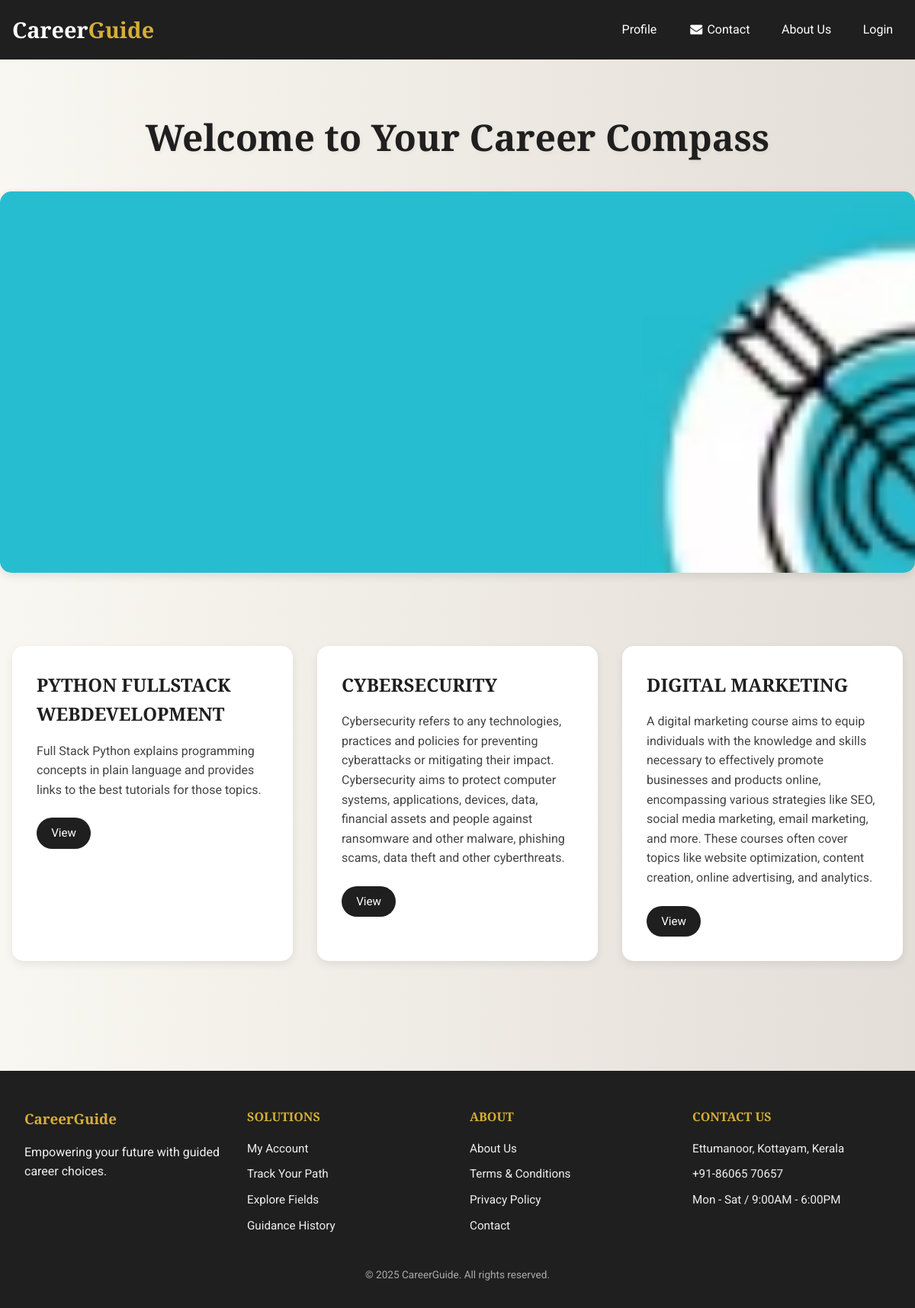
The app's page /index, older data.
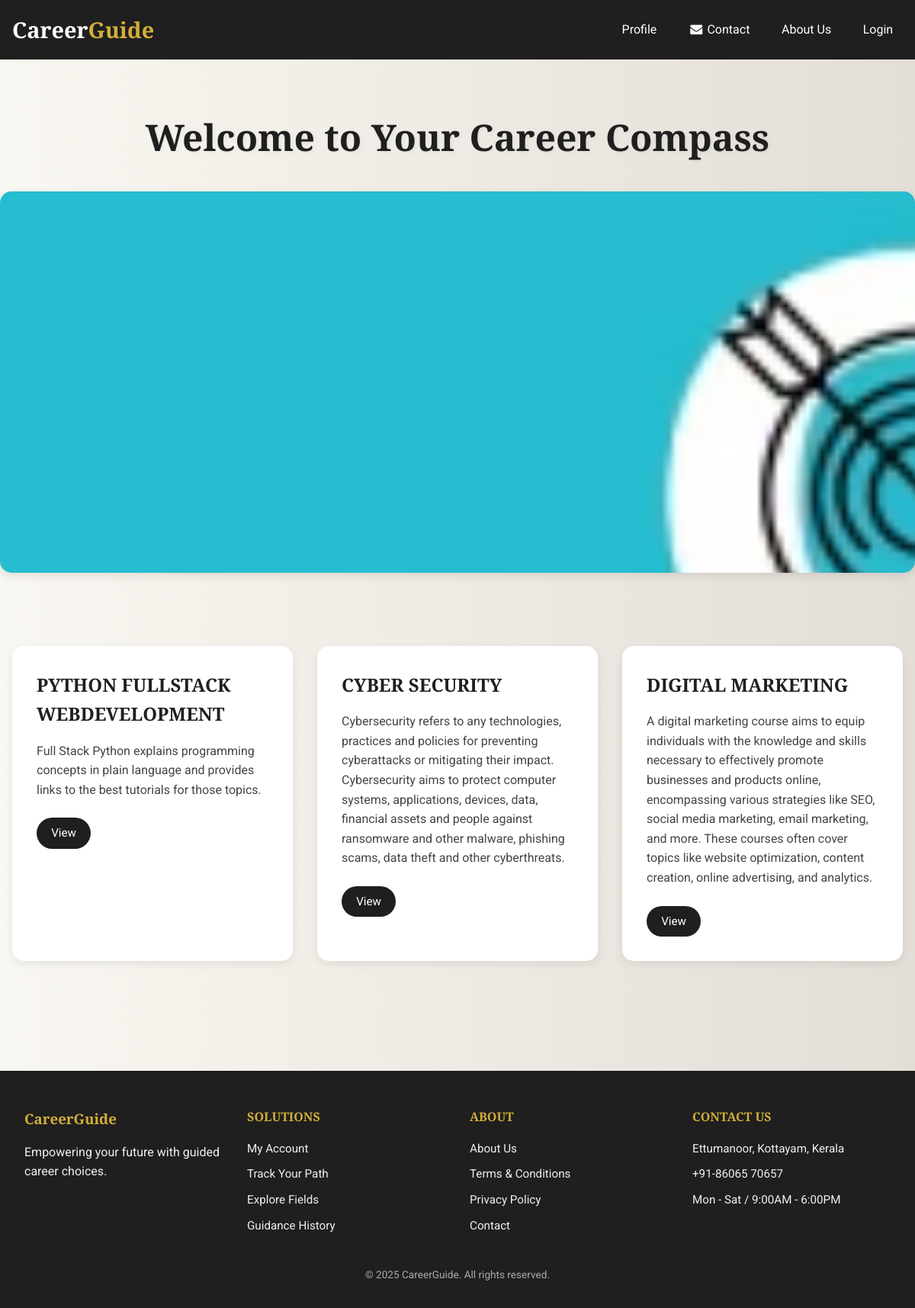
The same page, newer data.
### project_app/models.py (models this page shows)
class Career(models.Model):
      INTERESTED_CHOICES = [
        ('Job', 'Job'),
        ('Study', 'Study'),
    ]
      qualification=models.ForeignKey(Qualification, on_delete=models.CASCADE)
      subject = models.ForeignKey(Subject, on_delete=models.CASCADE)
      title = models.CharField(max_length=100)
      description = models.TextField()
      maindescription = models.TextField()
      interested = models.CharField(max_length=20, choices=INTERESTED_CHOICES, null=True, blank=True)

### project_app/views.py (the view)
# urls.py: path('index',views.index,name='index'),
def index(request):
    if request.user.is_authenticated:
        try:
            filter = UserCareerFilter.objects.get(user=request.user)
            careers = Career.objects.filter(
                qualification=filter.qualification,
                subject=filter.subject,
                interested=filter.interested
            )
        except UserCareerFilter.DoesNotExist:
            return redirect('userform')  # force them to fill filter form
    else:
        careers = Career.objects.all()  # for anonymous users or no login
    return render(request, "index.html", {"careers": careers})

### templates/index.html (shortened to what this page needs)
{% load static %}
<!DOCTYPE html>
<html lang="en">
<head>
    <link rel="stylesheet" href="{% static 'css/index.css' %}">
    <link rel="stylesheet" href="https://cdnjs.cloudflare.com/ajax/libs/font-awesome/4.7.0/css/font-awesome.min.css">
</head>
<body>
    <nav>
        <div class="container nav-container">
            <div class="logo">Career<span>Guide</span></div>
            <div class="nav-links">
                <a href="{% url 'profile' %}" title="Profile">Profile</a>
                <a href="{% url 'contact' %}" title="Contact"><i class="fa fa-fw fa-envelope"></i> Contact</a>
                <a href="{% url 'about' %}" title="About">About Us</a>
                {% if user.is_authenticated %}
                <a href="{% url 'logout' %}" title="Logout">Logout</a>
                {% else %}
                <a href="{% url 'userlogin' %}" title="Login">Login</a>
                {% endif %}
            </div>
        </div>
    </nav>
    <main>
        <h1>Welcome to Your Career Compass</h1>
    </main>
    <div class="carousel-container">
        <div class="carousel">
            <img src="{% static 'images/caro3.avif' %}" alt="Career journey">
        </div>
    </div>
    <div class="courses-container">
        {% for career in careers %}
        <div class="course-card">
            <h2>{{ career.title }}</h2>
            <p>{{ career.description }}</p>
            <div class="course-actions">
                <a href="{% url 'details' career.id %}" class="btn">View</a>
            </div>
        </div>
        {% endfor %}
    </div>
    <footer class="footer">
        <div class="container">
            <div class="footer-container">
                <div class="foot-column">
                    <h3>CareerGuide</h3>
                    <p>Empowering your future with guided career choices.</p>
                </div>
                <div class="foot-column">
                    <h4>SOLUTIONS</h4>
                    <ul>
                        <li>My Account</li>
                        <li>Track Your Path</li>
                        <li>Explore Fields</li>
                        <li>Guidance History</li>
                    </ul>
                </div>
                <div class="foot-column">
                    <h4>ABOUT</h4>
                    <ul>
                        <li>About Us</li>
                        <li>Terms & Conditions</li>
                        <li>Privacy Policy</li>
                        <li>Contact</li>
                    </ul>
                </div>
                <div class="foot-column">
                    <h4>CONTACT US</h4>
                    <ul>
                        <li>Ettumanoor, Kottayam, Kerala</li>
                        <li>+91-86065 70657</li>
                        <li>Mon - Sat / 9:00AM - 6:00PM</li>
                    </ul>
                </div>
            </div>
            <div class="footer-bottom">
                <p>© 2025 CareerGuide. All rights reserved.</p>
            </div>
        </div>
    </footer>
</body>
</html>

### static/css/index.css (style rules this page uses)
* { margin: 0; padding: 0; box-sizing: border-box; }
body { font-family: 'Roboto', sans-serif; background: linear-gradient(to right, #f9f7f1, #e3ded7); color: #1f1f1f; line-height: 1.6; }
.container { max-width: 1200px; margin: 0 auto; padding: 0 1rem; }
nav { background-color: #1f1f1f; padding: 1rem 0; }
.nav-container { display: flex; justify-content: space-between; align-items: center; }
.logo { font-family: 'Playfair Display', serif; font-size: 1.8rem; color: #fff; font-weight: bold; }
.logo span { color: #d4af37; }
.nav-links { display: flex; gap: 1rem; }
.nav-links a { color: white; text-decoration: none; font-size: 1rem; padding: 0.3rem 0.8rem; transition: color 0.3s ease; }
h1 { text-align: center; margin-top: 4rem; font-size: 3rem; color: #1f1f1f; font-family: 'Playfair Display', serif; font-weight: 600; text-shadow: 2px 2px 5px rgba(0,0,0,0.05); }
.carousel-container { width: 100%; max-width: 1200px; margin: 2rem auto; overflow: hidden; border-radius: 15px; box-shadow: 0 4px 12px rgba(0, 0, 0, 0.1); height: 500px; }
.carousel { display: flex; animation: slide 25s infinite ease-in-out; width: calc(100% * 5); }
.carousel img { width: 100%; height: 500px; object-fit: cover; flex-shrink: 0; transition: transform 0.5s ease; }
.courses-container { display: grid; grid-template-columns: repeat(auto-fit, minmax(280px, 1fr)); gap: 2rem; padding: 4rem 1rem; max-width: 1200px; margin: 0 auto; }
.course-card { background-color: #ffffff; border-radius: 15px; padding: 2rem; box-shadow: 0 4px 12px rgba(0, 0, 0, 0.08); transition: transform 0.3s ease, box-shadow 0.3s ease; }
.course-card h2 { font-family: 'Playfair Display', serif; font-size: 1.5rem; margin-bottom: 1rem; color: #1f1f1f; }
.course-card p { font-size: 1rem; color: #444; margin-bottom: 1.5rem; }
.course-actions .btn { display: inline-block; background-color: #1f1f1f; color: #ffffff; padding: 0.5rem 1.2rem; border-radius: 25px; font-size: 0.95rem; text-decoration: none; transition: background-color 0.3s ease; }
.footer { background-color: #1f1f1f; color: #f0f0f0; padding: 3rem 1rem 2rem 1rem; margin-top: 5rem; }
.footer .container { max-width: 1200px; margin: 0 auto; }
.footer-container { display: grid; grid-template-columns: repeat(auto-fit, minmax(220px, 1fr)); gap: 2rem; }
.foot-column h4, .foot-column h3 { margin-bottom: 1rem; color: #d4af37; font-weight: 600; font-family: 'Playfair Display', serif; }
.foot-column ul { list-style: none; padding: 0; }
.foot-column ul li { margin-bottom: 0.6rem; font-size: 0.95rem; }
.footer-bottom { text-align: center; margin-top: 2rem; font-size: 0.85rem; color: #aaaaaa; }

Row changes from the older to the newer data that the page shows:
changed Career: title "CYBERSECURITY" → "CYBER SECURITY"
